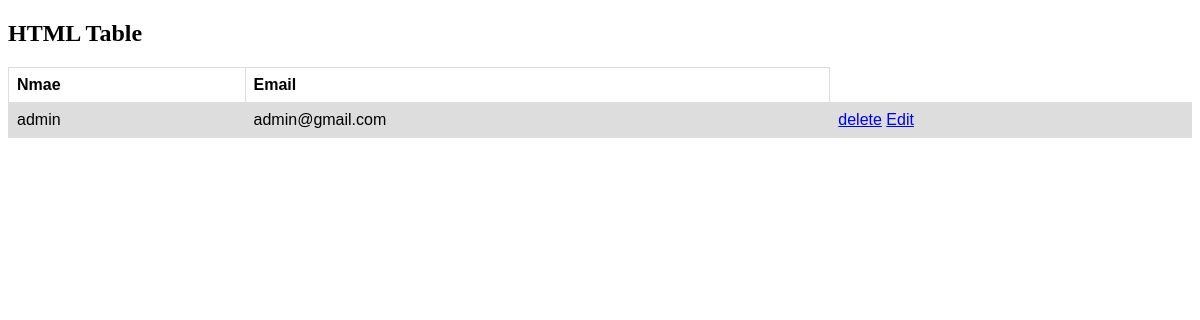
The page /data/ on the database as committed earlier.
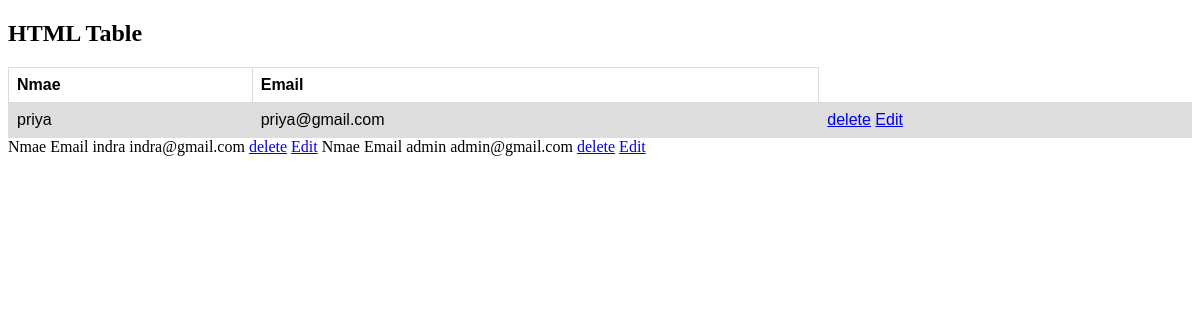
The same page on the database as committed later.
### schoolapp/models.py (models this page shows)
class User(models.Model):
    name = models.CharField(max_length=200)
    email = models.EmailField(max_length=250)
    password = models.CharField(max_length=250)

### schoolapp/views.py (the view)
# urls.py: path('data/',views.data),
def data(request):
    user = User.objects.all()
    return render(request, "data.html", {"user": user})

### schoolapp/templates/data.html (shortened to what this page needs)
<!DOCTYPE html>
<html>
<head>
</head>
<body>
<h2>HTML Table</h2>
<table>
  {% for i in user %}
  <tr>
    <th>Nmae</th>
    <th>Email</th>
  </tr>
  <tr>
    <td>{{i.name}}</td>
    <td>{{i.email}}</td>
  <td>
    <a href="/delete/{{i.pk}}" class="btn btn-denger">delete</a>
    <a href="/update/{{i.id}}" class="btn btn-primary">Edit</a>
  </tr>
</table>
{% endfor %}
</body>
</html>

### schoolapp/templates/data.html (style rules this page uses)
table { font-family: arial, sans-serif; border-collapse: collapse; width: 100%; }
td, th { border: 1px solid #dddddd; text-align: left; padding: 8px; }
tr:nth-child(even) { background-color: #dddddd; }

Rows that differ between the two databases and show on the page:
added User: name "priya", email "priya@gmail.com"
added User: name "indra", email "indra@gmail.com"
